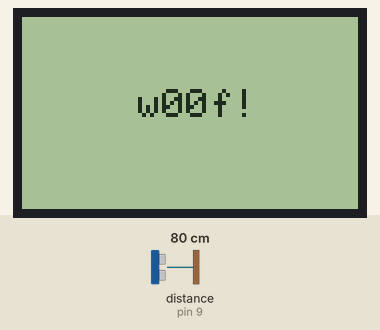
This sketch was run on a simulated Arduino Uno, built with avr-gcc and run on an emulated ATmega328P. Parts: 84×48 one-colour display. Wiring (inferred from the names in the program): ultrasonic range finder: trigger pin 8; echo pin 9. The inputs (shaded band) are chosen by the test bench; at power-on: distance to the obstacle (sensor on pin 9) 80 cm. The echo pulse lasts 58.3 µs per cm.

Above: at 1.3 s.
1.4 s: distance to the obstacle (sensor on pin 9) set to 2 cm
At 2.4 s:
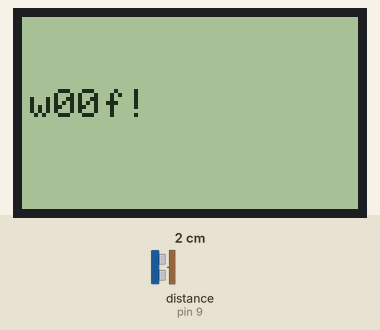
4.5 s: distance to the obstacle (sensor on pin 9) set to 4 cm
At 5.7 s:
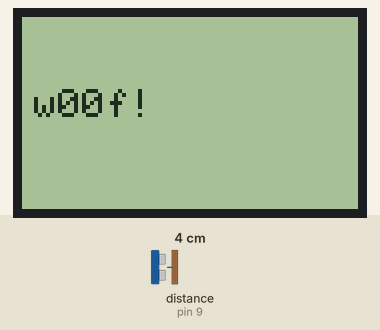
6.1 s: distance to the obstacle (sensor on pin 9) set to 9 cm
At 7.2 s:
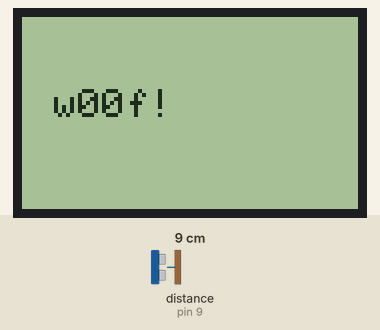
Timing chart, 0 to 9.1 s (numbered marks = the images above; inputs shaded):
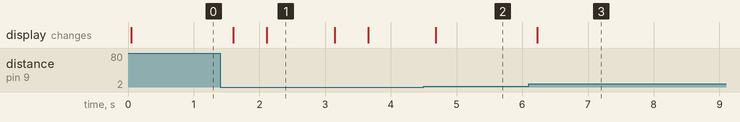

Measured:
- after the input at 1.4 s, the display: first changes after 0.20 s (image 1 shows a later state)
- after the input at 4.5 s, the display: changes after 0.19 s (image 2)
- after the input at 6.1 s, the display: changes after 0.13 s (image 3)
- what the display in image 1 shows lasts 1.0 s, from 2.1 s to 3.1 s

The sketch:

a9.ino
```cpp
#include <math.h>
#include <SPI.h>
#include <Adafruit_GFX.h>
#include <Adafruit_PCD8544.h>
#include "hcsr04.h";

Adafruit_PCD8544 *display;
HCSR04 *sonar;
float distanceCm;

void setup() {
  setupDisplay();
  sonar = new HCSR04(8, 9, 0);
}

void setupDisplay() {
  display = new Adafruit_PCD8544(7, 6, 5, 4, 3);
  display->begin();
  display->setContrast(30);
  display->setTextSize(1);
  display->setTextColor(BLACK);
}

void loop() {
  distanceCm = sonar->getDistanceCm();
  loopDisplay();
  delay(500);
}

void loopDisplay() {
  display->clearDisplay();
  display->setCursor((int)floor(distanceCm) % 50,18);
  display->print("w00f!");
  display->display();
}
```

drive.cpp
```cpp
//#include <Stepper.h>
//
//const int buttonPin = 30;
//const int ledPin = 28;
//
//int ledState = HIGH;
//int buttonState;
//int lastButtonState = LOW;
//
//long lastDebounceTime = 0;
//long debounceDelay = 50;
//
//const int stepsPerRevolution = 2048;
//int stepperRpms = 15;
//int stepSize = 1;
//Stepper leftStepper(stepsPerRevolution, 23, 27, 25, 29);
//Stepper rightStepper(stepsPerRevolution, 47, 51, 49, 53);
//
//void setup() {
//  pinMode(buttonPin, INPUT);
//  pinMode(ledPin, OUTPUT);
//  digitalWrite(ledPin, ledState);
//
//  leftStepper.setSpeed(stepperRpms);
//  rightStepper.setSpeed(stepperRpms);
//}
//
//void checkButton() {
//  int reading = digitalRead(buttonPin);
//  if (reading != lastButtonState) {
//    lastDebounceTime = millis();
//  }
//
//  if ((millis() - lastDebounceTime) > debounceDelay) {
//    if (reading != buttonState) {
//      buttonState = reading;
//
//      if (buttonState == HIGH) {
//        ledState = !ledState;
//      }
//    }
//  }
//
//  digitalWrite(ledPin, ledState);
//  lastButtonState = reading;
//}
//
//int driveMode = 0;
//int driveStepTarget = 2048 * 5;
//int driveStep = 0;
//
//void drive() {
//  int leftStep = 0;
//  int rightStep = 0;
//
//  driveStep++;
//  if(0 == driveMode) { // straight
//    leftStep = -stepSize;
//    rightStep = stepSize;
//    if(driveStep == driveStepTarget) {
//      driveMode = 1;
//      driveStepTarget = 2048 / 4;
//      driveStep = 0;
//    }
//  }
//
//  if (1 == driveMode) { // turn left
//    leftStep = stepSize;
//    rightStep = stepSize * 2;
//    if(driveStep == driveStepTarget) {
//      driveMode = 0;
//      driveStepTarget = 2048 * 5;
//      driveStep = 0;
//    }
//  }
//
//  leftStepper.step(leftStep);
//  rightStepper.step(rightStep);
//}
//
//void loop() {
//  checkButton();
//  if(HIGH == ledState) {
//    drive();
//  }
//}
```

hcsr04.cpp
```cpp
#include "hcsr04.h"

const int triggerPin = 8;
const int echoPin = 9;
const float HCSR04::usPerCm = 58.3;
const int HCSR04::maxDistanceCm = 400;
const int HCSR04::maxWaitUs = HCSR04::usPerCm * HCSR04::maxDistanceCm;

HCSR04::HCSR04(uint8_t trigger_pin, uint8_t echo_pin, uint8_t reset_pin) {
  pinMode(triggerPin, OUTPUT);
  digitalWrite(triggerPin, LOW);
  pinMode(echoPin, INPUT);
}

float HCSR04::getDistanceCm() {
  startPing();
  long startUs = micros();
  long wait = pulseIn(echoPin, HIGH, HCSR04::maxWaitUs);

  return wait / HCSR04::usPerCm;
}

void HCSR04::startPing() {
  digitalWrite(triggerPin, HIGH);
  delayMicroseconds(10);
  digitalWrite(triggerPin, LOW);
}
```

hcsr04.h
```cpp
// (licence header left out)
#ifndef HCSR04_h
#define HCSR04_h

#include <Arduino.h>

class HCSR04 {
  public:
    HCSR04(uint8_t trigger_pin, uint8_t echo_pin, uint8_t reset_pin);

    float getDistanceCm();

  private:
    static const float usPerCm;
    static const int maxDistanceCm;
    static const int maxWaitUs;

    void startPing();
};

#endif
```
